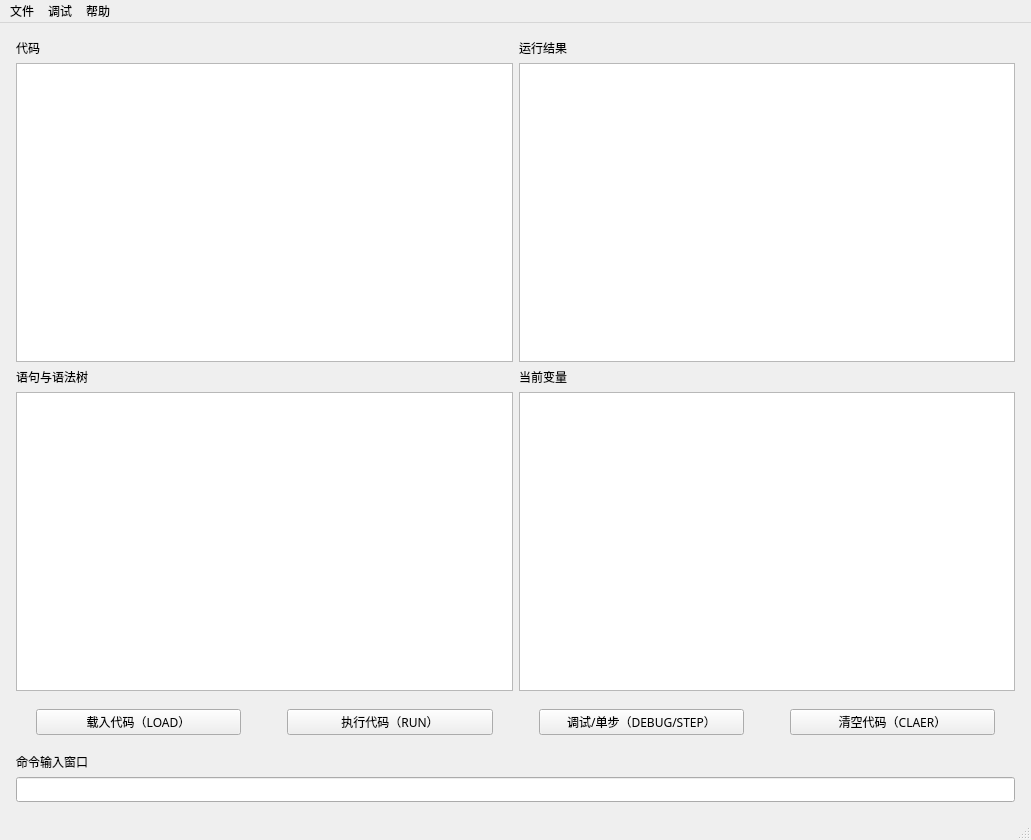
<?xml version="1.0" encoding="UTF-8"?>
<ui version="4.0">
 <class>MainWindow</class>
 <widget class="QMainWindow" name="MainWindow">
  <property name="geometry">
   <rect>
    <x>0</x>
    <y>0</y>
    <width>1031</width>
    <height>840</height>
   </rect>
  </property>
  <property name="sizePolicy">
   <sizepolicy hsizetype="Preferred" vsizetype="Preferred">
    <horstretch>0</horstretch>
    <verstretch>0</verstretch>
   </sizepolicy>
  </property>
  <property name="windowTitle">
   <string>MiniBasic</string>
  </property>
  <property name="windowIcon">
   <iconset>
    <normalon>:/icon.png</normalon>
   </iconset>
  </property>
  <widget class="QWidget" name="centralwidget">
   <layout class="QVBoxLayout" name="verticalLayout_4">
    <item>
     <layout class="QVBoxLayout" name="verticalLayout" stretch="3,0,0">
      <property name="sizeConstraint">
       <enum>QLayout::SetDefaultConstraint</enum>
      </property>
      <property name="leftMargin">
       <number>7</number>
      </property>
      <property name="topMargin">
       <number>7</number>
      </property>
      <property name="rightMargin">
       <number>7</number>
      </property>
      <property name="bottomMargin">
       <number>7</number>
      </property>
      <item>
       <layout class="QGridLayout" name="gridLayout">
        <item row="1" column="0">
         <widget class="QTextBrowser" name="codeBrowser">
          <property name="font">
           <font>
            <family>黑体</family>
           </font>
          </property>
         </widget>
        </item>
        <item row="0" column="1">
         <widget class="QLabel" name="labelResult">
          <property name="font">
           <font>
            <family>黑体</family>
            <weight>50</weight>
            <bold>false</bold>
           </font>
          </property>
          <property name="text">
           <string>运行结果</string>
          </property>
         </widget>
        </item>
        <item row="2" column="0">
         <widget class="QLabel" name="labelTree">
          <property name="font">
           <font>
            <family>黑体</family>
            <weight>50</weight>
            <bold>false</bold>
           </font>
          </property>
          <property name="text">
           <string>语句与语法树</string>
          </property>
         </widget>
        </item>
        <item row="0" column="0">
         <widget class="QLabel" name="labelCode">
          <property name="font">
           <font>
            <family>黑体</family>
            <weight>50</weight>
            <bold>false</bold>
           </font>
          </property>
          <property name="text">
           <string>代码</string>
          </property>
         </widget>
        </item>
        <item row="1" column="1">
         <widget class="QTextBrowser" name="resultBrowser">
          <property name="font">
           <font>
            <family>黑体</family>
           </font>
          </property>
         </widget>
        </item>
        <item row="3" column="0">
         <widget class="QTextBrowser" name="treeBrowser">
          <property name="font">
           <font>
            <family>黑体</family>
           </font>
          </property>
         </widget>
        </item>
        <item row="2" column="1">
         <widget class="QLabel" name="labelVar">
          <property name="font">
           <font>
            <family>黑体</family>
           </font>
          </property>
          <property name="text">
           <string>当前变量</string>
          </property>
         </widget>
        </item>
        <item row="3" column="1">
         <widget class="QTextBrowser" name="varBrowser">
          <property name="font">
           <font>
            <family>黑体</family>
           </font>
          </property>
         </widget>
        </item>
       </layout>
      </item>
      <item>
       <layout class="QHBoxLayout" name="horizontalLayout_2" stretch="1,0,1,0,1,0,1">
        <property name="leftMargin">
         <number>20</number>
        </property>
        <property name="topMargin">
         <number>12</number>
        </property>
        <property name="rightMargin">
         <number>20</number>
        </property>
        <property name="bottomMargin">
         <number>12</number>
        </property>
        <item>
         <widget class="QPushButton" name="loadButton">
          <property name="minimumSize">
           <size>
            <width>0</width>
            <height>0</height>
           </size>
          </property>
          <property name="font">
           <font>
            <family>黑体</family>
            <weight>50</weight>
            <bold>false</bold>
           </font>
          </property>
          <property name="autoFillBackground">
           <bool>false</bool>
          </property>
          <property name="text">
           <string>载入代码（LOAD）</string>
          </property>
          <property name="autoDefault">
           <bool>false</bool>
          </property>
          <property name="flat">
           <bool>false</bool>
          </property>
         </widget>
        </item>
        <item>
         <spacer name="horizontalSpacer">
          <property name="orientation">
           <enum>Qt::Horizontal</enum>
          </property>
          <property name="sizeHint" stdset="0">
           <size>
            <width>40</width>
            <height>20</height>
           </size>
          </property>
         </spacer>
        </item>
        <item>
         <widget class="QPushButton" name="runButton">
          <property name="minimumSize">
           <size>
            <width>0</width>
            <height>0</height>
           </size>
          </property>
          <property name="font">
           <font>
            <family>黑体</family>
            <weight>50</weight>
            <bold>false</bold>
           </font>
          </property>
          <property name="text">
           <string>执行代码（RUN）</string>
          </property>
         </widget>
        </item>
        <item>
         <spacer name="horizontalSpacer_2">
          <property name="orientation">
           <enum>Qt::Horizontal</enum>
          </property>
          <property name="sizeHint" stdset="0">
           <size>
            <width>40</width>
            <height>20</height>
           </size>
          </property>
         </spacer>
        </item>
        <item>
         <widget class="QPushButton" name="debugButton">
          <property name="minimumSize">
           <size>
            <width>0</width>
            <height>0</height>
           </size>
          </property>
          <property name="font">
           <font>
            <family>黑体</family>
            <weight>50</weight>
            <bold>false</bold>
           </font>
          </property>
          <property name="text">
           <string>调试/单步（DEBUG/STEP）</string>
          </property>
         </widget>
        </item>
        <item>
         <spacer name="horizontalSpacer_3">
          <property name="orientation">
           <enum>Qt::Horizontal</enum>
          </property>
          <property name="sizeHint" stdset="0">
           <size>
            <width>40</width>
            <height>20</height>
           </size>
          </property>
         </spacer>
        </item>
        <item>
         <widget class="QPushButton" name="clearButton">
          <property name="font">
           <font>
            <family>黑体</family>
           </font>
          </property>
          <property name="text">
           <string>清空代码（CLAER）</string>
          </property>
         </widget>
        </item>
       </layout>
      </item>
      <item>
       <layout class="QVBoxLayout" name="verticalLayout_3" stretch="1,2">
        <item>
         <widget class="QLabel" name="labelInput">
          <property name="font">
           <font>
            <family>黑体</family>
            <weight>50</weight>
            <bold>false</bold>
           </font>
          </property>
          <property name="text">
           <string>命令输入窗口</string>
          </property>
         </widget>
        </item>
        <item>
         <widget class="QLineEdit" name="inputEdit">
          <property name="sizePolicy">
           <sizepolicy hsizetype="Expanding" vsizetype="Fixed">
            <horstretch>0</horstretch>
            <verstretch>0</verstretch>
           </sizepolicy>
          </property>
          <property name="minimumSize">
           <size>
            <width>0</width>
            <height>0</height>
           </size>
          </property>
          <property name="font">
           <font>
            <family>黑体</family>
           </font>
          </property>
          <property name="cursor">
           <cursorShape>IBeamCursor</cursorShape>
          </property>
         </widget>
        </item>
       </layout>
      </item>
     </layout>
    </item>
   </layout>
  </widget>
  <widget class="QMenuBar" name="menubar">
   <property name="geometry">
    <rect>
     <x>0</x>
     <y>0</y>
     <width>1031</width>
     <height>26</height>
    </rect>
   </property>
   <widget class="QMenu" name="menuFile">
    <property name="title">
     <string>文件</string>
    </property>
    <addaction name="actionLoad"/>
    <addaction name="actionClearAndLoad"/>
    <addaction name="actionSave"/>
   </widget>
   <widget class="QMenu" name="menuHelp">
    <property name="title">
     <string>帮助</string>
    </property>
    <addaction name="actionHelp"/>
   </widget>
   <widget class="QMenu" name="menuExec">
    <property name="title">
     <string>调试</string>
    </property>
    <addaction name="actionRun"/>
    <addaction name="actionDebug"/>
   </widget>
   <addaction name="menuFile"/>
   <addaction name="menuExec"/>
   <addaction name="menuHelp"/>
  </widget>
  <widget class="QStatusBar" name="statusBar"/>
  <action name="actionLoad">
   <property name="text">
    <string>打开</string>
   </property>
   <property name="toolTip">
    <string>打开</string>
   </property>
  </action>
  <action name="actionClearAndLoad">
   <property name="text">
    <string>清空并打开</string>
   </property>
   <property name="toolTip">
    <string>清空并打开</string>
   </property>
  </action>
  <action name="actionHelp">
   <property name="text">
    <string>使用指南</string>
   </property>
  </action>
  <action name="actionRun">
   <property name="text">
    <string>执行</string>
   </property>
  </action>
  <action name="actionSave">
   <property name="text">
    <string>保存</string>
   </property>
   <property name="toolTip">
    <string>保存</string>
   </property>
  </action>
  <action name="actionDebug">
   <property name="text">
    <string>调试/单步</string>
   </property>
   <property name="toolTip">
    <string>调试/单步</string>
   </property>
  </action>
 </widget>
 <resources/>
 <connections/>
</ui>
